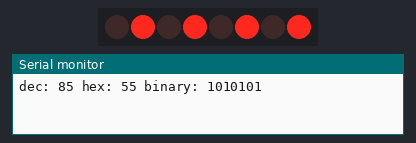
A sketch run on a simulated Arduino Uno, built with avr-gcc and run on an emulated ATmega328P. On the bench: 8 shift-register outputs drawn as a row of LEDs (first output left, lit = HIGH), the last lines printed to the serial monitor. Wiring (inferred from the names in the program): shift register (74HC595): data pin 12; shift clock pin 9; latch pin 11. Wiring (inferred from the signals the program sends): row of LEDs: on Q0, Q1, Q2, Q3, Q4, Q5, Q6, Q7.

Above: at 0.5 s.
At 3.5 s:
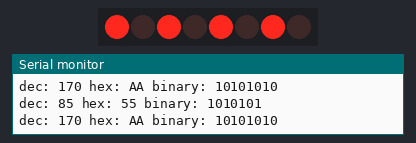
Timing chart, 0 to 4.6 s (numbered marks = the images above):
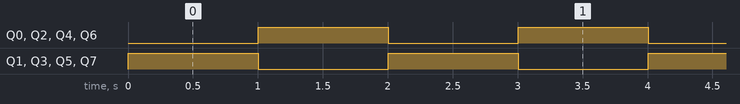

Measured:
- by itself, Q0–7: alternates HIGH for 1.0 s and LOW for 1.0 s

The sketch:

shift2.ino.ino
```cpp
int dataPin = 12;
int latchPin= 11;
int clockPin= 9;
int dt = 1000;

byte LEDs = 0b01010101;

void setup() {
  // put your setup code here, to run once:
  pinMode(dataPin,OUTPUT);
  pinMode(latchPin,OUTPUT);
  pinMode(clockPin,OUTPUT);

  Serial.begin(9600);

}

void loop() {
  // put your main code here, to run repeatedly:

    digitalWrite(latchPin,LOW);
    shiftOut(dataPin,clockPin,LSBFIRST,LEDs);
    digitalWrite(latchPin,HIGH);

    Serial.print("dec: ");
    Serial.print(LEDs);
    Serial.print(" hex: ");
    Serial.print(LEDs,HEX);
    Serial.print(" binary: ");
    Serial.println(LEDs,BIN);

    delay(dt);

    LEDs = 255-LEDs; //flip to shift other circle other way
}
```
